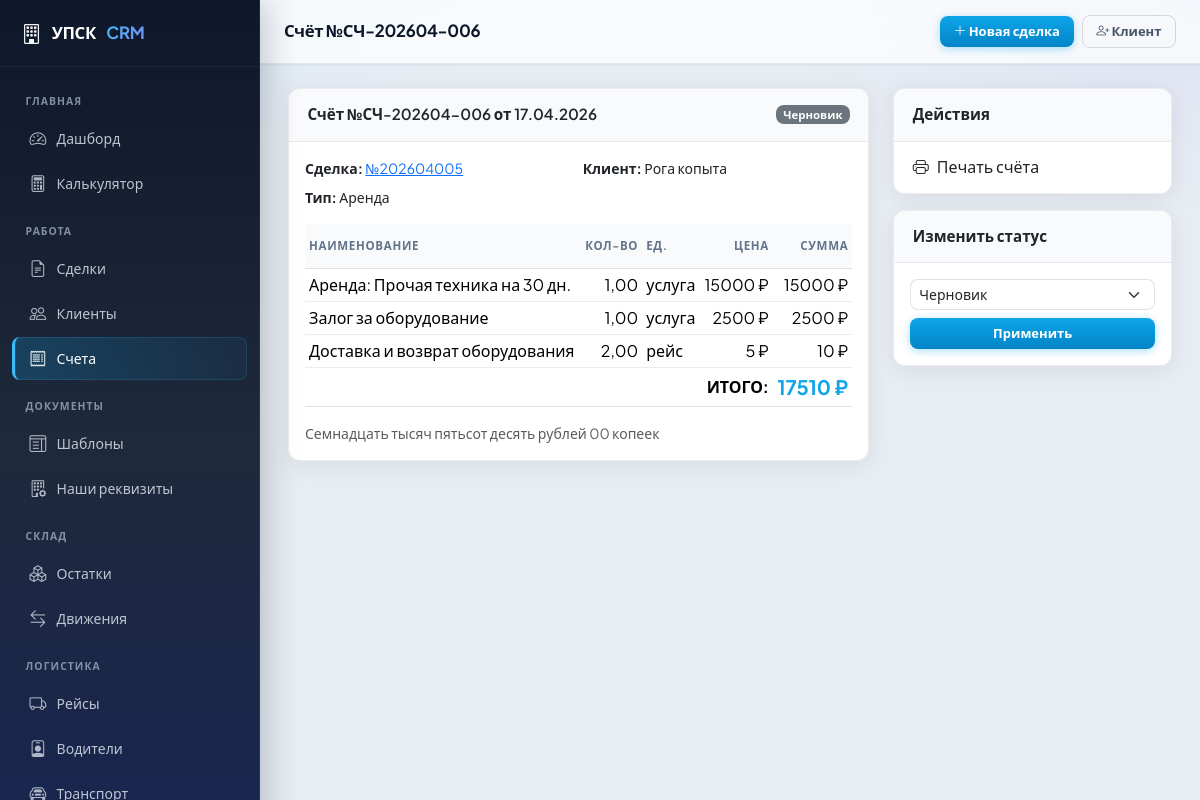
The app's page /billing/invoices/6/ with its own data.
### billing/models.py (models this page shows, shortened)
class Invoice(models.Model):
    STATUS_CHOICES = [
        ('draft', 'Черновик'),
        ('sent', 'Отправлен'),
        ('paid', 'Оплачен'),
        ('overdue', 'Просрочен'),
        ('cancelled', 'Отменён'),
    ]
    INVOICE_TYPE_CHOICES = [
        ('rental', 'Аренда'),
        ('deposit', 'Залог'),
        ('penalty', 'Штраф/пеня'),
        ('repair', 'Ремонт'),
        ('non_return', 'Невозврат'),
    ]
    deal = models.ForeignKey('deals.Deal', on_delete=models.CASCADE,
                             related_name='invoices', verbose_name='Сделка')
    number = models.CharField('Номер счёта', max_length=50, unique=True)
    invoice_type = models.CharField('Тип счёта', max_length=20, choices=INVOICE_TYPE_CHOICES, default='rental')
    date = models.DateField('Дата', default=timezone.now)
    due_date = models.DateField('Дата оплаты', null=True, blank=True)
    status = models.CharField('Статус', max_length=20, choices=STATUS_CHOICES, default='draft')
    subtotal = models.DecimalField('Сумма без НДС', max_digits=12, decimal_places=2, default=0)
    vat_amount = models.DecimalField('НДС', max_digits=12, decimal_places=2, default=0)
    total = models.DecimalField('Итого', max_digits=12, decimal_places=2, default=0)
    notes = models.TextField('Примечания', blank=True)
    created_at = models.DateTimeField('Создан', auto_now_add=True)
    class Meta:
        verbose_name = 'Счёт'
        verbose_name_plural = 'Счета'
        ordering = ['-date', '-created_at']
    @property
    def status_color(self):
        colors = {'draft': 'secondary', 'sent': 'info', 'paid': 'success',
                  'overdue': 'danger', 'cancelled': 'dark'}
        return colors.get(self.status, 'secondary')

class InvoiceItem(models.Model):
    invoice = models.ForeignKey(Invoice, on_delete=models.CASCADE,
                                related_name='items', verbose_name='Счёт')
    name = models.CharField('Наименование', max_length=255)
    qty = models.DecimalField('Кол-во', max_digits=10, decimal_places=2, default=1)
    unit = models.CharField('Ед. изм.', max_length=20, default='шт')
    price = models.DecimalField('Цена', max_digits=12, decimal_places=2)
    total = models.DecimalField('Сумма', max_digits=12, decimal_places=2)
    class Meta:
        verbose_name = 'Позиция счёта'
        verbose_name_plural = 'Позиции счёта'

### deals/models.py (models this page shows, shortened)
class Deal(models.Model):
    number = models.CharField('Номер сделки', max_length=50, unique=True)
    client = models.ForeignKey('clients.Client', on_delete=models.PROTECT,
                               related_name='deals', verbose_name='Клиент')
    our_entity = models.ForeignKey(
        'documents.OurLegalEntity',
        on_delete=models.PROTECT,
        related_name='deals',
        verbose_name='Наша организация',
        null=True,
        blank=True,
    )
    status = models.CharField('Статус', max_length=30, choices=DEAL_STATUS_CHOICES, default='new')
    created_at = models.DateTimeField('Создана', auto_now_add=True)
    updated_at = models.DateTimeField('Обновлена', auto_now=True)
    start_date = models.DateField('Дата начала аренды', null=True, blank=True)
    end_date = models.DateField('Дата окончания аренды', null=True, blank=True)
    actual_return_date = models.DateField('Фактический возврат', null=True, blank=True)
    city = models.CharField('Город', max_length=50, choices=CITY_CHOICES, default='Екатеринбург')
    delivery_address = models.TextField('Адрес доставки', blank=True)
    delivery_cost = models.DecimalField('Стоимость доставки (1 рейс)', max_digits=10, decimal_places=2, default=0)
    vat_mode = models.CharField('НДС', max_length=20, choices=VAT_CHOICES, default='no_vat')
    deposit_pct = models.DecimalField('Залог %', max_digits=5, decimal_places=2, default=10)
    total_area = models.DecimalField('Площадь (м²)', max_digits=10, decimal_places=2, default=0)
    rental_days = models.IntegerField('Срок аренды (дней)', default=30)
    daily_cost = models.DecimalField('Суточная стоимость', max_digits=10, decimal_places=2, default=0)
    total_rental = models.DecimalField('Итого аренда', max_digits=12, decimal_places=2, default=0)
    market_value = models.DecimalField('Рыночная стоимость оборудования', max_digits=12, decimal_places=2, default=0)
    deposit_amount = models.DecimalField('Сумма залога', max_digits=12, decimal_places=2, default=0)
    grand_total = models.DecimalField('Итого к оплате', max_digits=12, decimal_places=2, default=0)
    notes = models.TextField('Примечания', blank=True)
    contract_number = models.CharField('Номер договора', max_length=100, blank=True)
    contract_date = models.DateField('Дата договора', null=True, blank=True)
    class Meta:
        verbose_name = 'Сделка'
        verbose_name_plural = 'Сделки'
        ordering = ['-created_at']

### clients/models.py (models this page shows, shortened)
class Client(models.Model):
    CLIENT_TYPE_CHOICES = [
        ('individual', 'Физическое лицо'),
        ('company', 'Юридическое лицо'),
    ]
    client_type = models.CharField('Тип клиента', max_length=20, choices=CLIENT_TYPE_CHOICES, default='individual')
    name = models.CharField('Имя / Наименование', max_length=255)
    phone = models.CharField('Телефон', max_length=50, blank=True)
    email = models.EmailField('Email', blank=True)
    address = models.TextField('Адрес', blank=True)
    city = models.CharField('Город', max_length=100, default='Екатеринбург')
    notes = models.TextField('Примечания', blank=True)
    created_at = models.DateTimeField('Создан', auto_now_add=True)
    updated_at = models.DateTimeField('Обновлён', auto_now=True)
    passport_series = models.CharField('Серия паспорта', max_length=10, blank=True)
    passport_number = models.CharField('Номер паспорта', max_length=20, blank=True)
    passport_issued_by = models.CharField('Кем выдан', max_length=255, blank=True)
    passport_issued_date = models.DateField('Дата выдачи', null=True, blank=True)
    birth_date = models.DateField('Дата рождения', null=True, blank=True)
    registration_address = models.TextField('Адрес регистрации', blank=True)
    company_full_name = models.CharField('Полное наименование', max_length=500, blank=True)
    inn = models.CharField('ИНН', max_length=20, blank=True)
    kpp = models.CharField('КПП', max_length=20, blank=True)
    ogrn = models.CharField('ОГРН', max_length=20, blank=True)
    director = models.CharField('Руководитель (ФИО)', max_length=255, blank=True)
    director_short = models.CharField('Руководитель (И.О. Фамилия)', max_length=100, blank=True)
    director_title = models.CharField('Должность руководителя', max_length=100, default='Директор', blank=True)
    legal_address = models.TextField('Юридический адрес', blank=True)
    bank_name = models.CharField('Банк', max_length=255, blank=True)
    bank_account = models.CharField('Расчётный счёт', max_length=30, blank=True)
    bank_bik = models.CharField('БИК', max_length=20, blank=True)
    bank_corr_account = models.CharField('Корр. счёт', max_length=30, blank=True)
    class Meta:
        verbose_name = 'Клиент'
        verbose_name_plural = 'Клиенты'
        ordering = ['-created_at']

### billing/views.py (the view)
# urls.py: path('invoices/<int:pk>/', views.invoice_detail, name='invoice_detail'),
def invoice_detail(request, pk):
    invoice = get_object_or_404(Invoice, pk=pk)
    return render(request, 'billing/invoice_detail.html', {
        'invoice': invoice,
        'amount_words': num_to_words_ru(invoice.total),
        'page_title': f'Счёт №{invoice.number}',
    })

### templates/billing/invoice_detail.html (shortened to what this page needs)
{% extends "base.html" %}
{% block nav_billing %}active{% endblock %}
{% block content %}
<div class="row">
  <div class="col-lg-8">
    <div class="card mb-3">
      <div class="card-header d-flex justify-content-between align-items-center">
        <span>Счёт №{{ invoice.number }} от {{ invoice.date|date:"d.m.Y" }}</span>
        <span class="badge bg-{{ invoice.status_color }}">{{ invoice.get_status_display }}</span>
      </div>
      <div class="card-body">
        <div class="row g-2 small mb-3">
          <div class="col-md-6"><strong>Сделка:</strong> <a href="{% url 'deal_detail' invoice.deal.pk %}">№{{ invoice.deal.number }}</a></div>
          <div class="col-md-6"><strong>Клиент:</strong> {{ invoice.deal.client.name }}</div>
          <div class="col-md-6"><strong>Тип:</strong> {{ invoice.get_invoice_type_display }}</div>
        </div>
        <table class="table table-sm">
          <thead><tr><th>Наименование</th><th class="text-end">Кол-во</th><th>Ед.</th><th class="text-end">Цена</th><th class="text-end">Сумма</th></tr></thead>
          <tbody>
            {% for item in invoice.items.all %}
            <tr>
              <td>{{ item.name }}</td>
              <td class="text-end">{{ item.qty|floatformat:2 }}</td>
              <td>{{ item.unit }}</td>
              <td class="text-end">{{ item.price|floatformat:0 }} ₽</td>
              <td class="text-end">{{ item.total|floatformat:0 }} ₽</td>
            </tr>
            {% endfor %}
          </tbody>
          <tfoot>
            <tr class="fw-bold"><td colspan="4" class="text-end">ИТОГО:</td><td class="text-end fs-5 text-primary">{{ invoice.total|floatformat:0 }} ₽</td></tr>
          </tfoot>
        </table>
        <div class="text-muted small">{{ amount_words }}</div>
      </div>
    </div>
  </div>
  <div class="col-lg-4">
    <div class="card mb-3">
      <div class="card-header">Действия</div>
      <div class="list-group list-group-flush">
        <a href="{% url 'invoice_print' invoice.pk %}" class="list-group-item list-group-item-action" target="_blank">
          <i class="bi bi-printer me-2"></i>Печать счёта
        </a>
      </div>
    </div>
    <div class="card">
      <div class="card-header">Изменить статус</div>
      <div class="card-body">
        <form method="post" action="{% url 'invoice_status_change' invoice.pk %}">
          <select class="form-select form-select-sm mb-2" name="status">
            <option value="draft">Черновик</option>
          </select>
          <button type="submit" class="btn btn-sm btn-primary w-100">Применить</button>
        </form>
      </div>
    </div>
  </div>
</div>
{% endblock %}

### static/css/app.css (style rules this page uses)
:root { --sidebar-width: 260px; --topbar-height: 64px; --radius-sm: 8px; --radius-md: 12px; --radius-lg: 16px; --shadow-sm: 0 1px 2px rgba(15, 23, 42, 0.06); --shadow-md: 0 4px 24px rgba(15, 23, 42, 0.08); --shadow-lg: 0 12px 40px rgba(15, 23, 42, 0.12); --surface: #ffffff; --surface-2: #f8fafc; --border: rgba(15, 23, 42, 0.08); --accent: #0ea5e9; --accent-hover: #0284c7; --sidebar-bg: linear-gradient(180deg, #0f172a 0%, #1e293b 48%, #172554 100%); --sidebar-border: rgba(255, 255, 255, 0.06); --text-muted-custom: #64748b; --body-bg: #e8edf3; --bs-body-font-family: "Plus Jakarta Sans", system-ui, -apple-system, "Segoe UI", Roboto, sans-serif; --bs-primary: #0ea5e9; --bs-primary-rgb: 14, 165, 233; --bs-link-color: #0284c7; --bs-border-radius: var(--radius-sm); --bs-card-border-radius: var(--radius-md); }
*, *::before, *::after { box-sizing: border-box; }
body { font-family: var(--bs-body-font-family); background: var(--body-bg); background-image: radial-gradient(ellipse 120% 80% at 0% -20%, rgba(14, 165, 233, 0.12), transparent 50%), radial-gradient(ellipse 80% 60% at 100% 0%, rgba(99, 102, 241, 0.08), transparent 45%); background-attachment: fixed; color: #0f172a; -webkit-font-smoothing: antialiased; }
.card { border: 1px solid var(--border); border-radius: var(--radius-md); box-shadow: var(--shadow-md); background: var(--surface); overflow: hidden; }
.card-header { background: var(--surface-2) !important; border-bottom: 1px solid var(--border); font-weight: 600; font-size: 0.95rem; padding: 0.9rem 1.15rem; }
.table { --bs-table-hover-bg: rgba(14, 165, 233, 0.04); }
.table thead th { font-size: 0.72rem; font-weight: 700; text-transform: uppercase; letter-spacing: 0.06em; color: var(--text-muted-custom) !important; border-bottom-width: 1px; padding-top: 0.85rem; padding-bottom: 0.85rem; background: var(--surface-2); }
.table tbody td { vertical-align: middle; border-color: var(--border); }
.btn { font-weight: 600; border-radius: var(--radius-sm); padding: 0.45rem 1rem; }
.btn-primary { background: linear-gradient(180deg, #0ea5e9 0%, #0284c7 100%); border: none; box-shadow: 0 2px 8px rgba(14, 165, 233, 0.35); }
.btn-sm { padding: 0.35rem 0.85rem; font-size: 0.8125rem; }
.form-control, .form-select { border-radius: var(--radius-sm); border-color: rgba(15, 23, 42, 0.12); }
.list-group-item { border-color: var(--border); padding: 0.85rem 1.15rem; }

### records on screen
Invoice: number "СЧ-202604-006", date "17.04.2026", status "Черновик", deal.number "202604005", deal.client.name "Рога копыта", invoice_type "Аренда", total "17510"
InvoiceItem: name "Аренда: Прочая техника на 30 дн.", qty "1,00", unit "услуга", price "15000", total "15000"
InvoiceItem: name "Залог за оборудование", qty "1,00", unit "услуга", price "2500", total "2500"
InvoiceItem: name "Доставка и возврат оборудования", qty "2,00", unit "рейс", price "5", total "10"

### other values on screen
{{ page_title|default:"" }} "Счёт №СЧ-202604-006"
{{ amount_words }} "Семнадцать тысяч пятьсот десять рублей 00 копеек"
